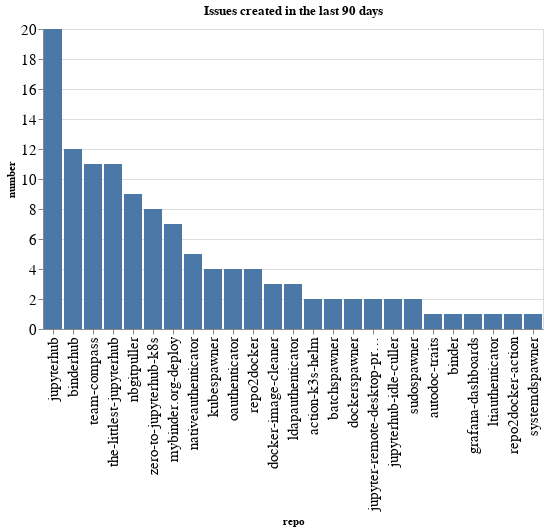

Notebook cell for this chart:
### Code cell
created_counts = created.groupby(['org', 'repo']).count()['number'].reset_index()
created_counts['org/repo'] = created_counts.apply(lambda a: a['org'] + '/' + a['repo'], axis=1)
sorted_vals = created_counts.sort_values(['org', 'number'], ascending=False)['repo'].values
alt.Chart(data=created_counts, title=f"Issues created in the last {n_days} days").mark_bar().encode(
    x=alt.X('repo', sort=alt.Sort(sorted_vals.tolist())),
    y='number',
)

### Figure 1 — Vega-Lite specification as saved in the notebook (floating-point values rounded to 4 significant figures)
{"config": {"axisLeft": {"labelFontSize": 15}, "axisBottom": {"labelFontSize": 15}}, "data": {"name": "data-bd1ca6d0eb34ce9bd183a7448a3ef01e"}, "mark": "bar", "encoding": {"x": {"type": "nominal", "field": "repo", "sort": ["jupyterhub", "binderhub", "team-compass", "the-littlest-jupyterhub", "nbgitpuller", "zero-to-jupyterhub-k8s", "mybinder.org-deploy", "nativeauthenticator", "kubespawner", "oauthenticator", "repo2docker", "docker-image-cleaner", "ldapauthenticator", "action-k3s-helm", "batchspawner", "dockerspawner", "jupyter-remote-desktop-proxy", "jupyterhub-idle-culler", "sudospawner", "autodoc-traits", "binder", "grafana-dashboards", "ltiauthenticator", "repo2docker-action", "systemdspawner"]}, "y": {"type": "quantitative", "field": "number"}}, "title": "Issues created in the last 90 days", "$schema": "https://vega.github.io/schema/vega-lite/v4.8.1.json", "datasets": {"data-bd1ca6d0eb34ce9bd183a7448a3ef01e": [{"org": "jupyterhub", "repo": "action-k3s-helm", "number": 2, "org/repo": "jupyterhub/action-k3s-helm"}, {"org": "jupyterhub", "repo": "autodoc-traits", "number": 1, "org/repo": "jupyterhub/autodoc-traits"}, {"org": "jupyterhub", "repo": "batchspawner", "number": 2, "org/repo": "jupyterhub/batchspawner"}, {"org": "jupyterhub", "repo": "binder", "number": 1, "org/repo": "jupyterhub/binder"}, {"org": "jupyterhub", "repo": "binderhub", "number": 12, "org/repo": "jupyterhub/binderhub"}, {"org": "jupyterhub", "repo": "docker-image-cleaner", "number": 3, "org/repo": "jupyterhub/docker-image-cleaner"}, {"org": "jupyterhub", "repo": "dockerspawner", "number": 2, "org/repo": "jupyterhub/dockerspawner"}, {"org": "jupyterhub", "repo": "grafana-dashboards", "number": 1, "org/repo": "jupyterhub/grafana-dashboards"}, {"org": "jupyterhub", "repo": "jupyter-remote-desktop-proxy", "number": 2, "org/repo": "jupyterhub/jupyter-remote-desktop-proxy"}, {"org": "jupyterhub", "repo": "jupyterhub", "number": 20, "org/repo": "jupyterhub/jupyterhub"}, {"org": "jupyterhub", "repo": "jupyterhub-idle-culler", "number": 2, "org/repo": "jupyterhub/jupyterhub-idle-culler"}, {"org": "jupyterhub", "repo": "kubespawner", "number": 4, "org/repo": "jupyterhub/kubespawner"}, {"org": "jupyterhub", "repo": "ldapauthenticator", "number": 3, "org/repo": "jupyterhub/ldapauthenticator"}, {"org": "jupyterhub", "repo": "ltiauthenticator", "number": 1, "org/repo": "jupyterhub/ltiauthenticator"}, {"org": "jupyterhub", "repo": "mybinder.org-deploy", "number": 7, "org/repo": "jupyterhub/mybinder.org-deploy"}, {"org": "jupyterhub", "repo": "nativeauthenticator", "number": 5, "org/repo": "jupyterhub/nativeauthenticator"}, {"org": "jupyterhub", "repo": "nbgitpuller", "number": 9, "org/repo": "jupyterhub/nbgitpuller"}, {"org": "jupyterhub", "repo": "oauthenticator", "number": 4, "org/repo": "jupyterhub/oauthenticator"}, {"org": "jupyterhub", "repo": "repo2docker", "number": 4, "org/repo": "jupyterhub/repo2docker"}, {"org": "jupyterhub", "repo": "repo2docker-action", "number": 1, "org/repo": "jupyterhub/repo2docker-action"}, {"org": "jupyterhub", "repo": "sudospawner", "number": 2, "org/repo": "jupyterhub/sudospawner"}, {"org": "jupyterhub", "repo": "systemdspawner", "number": 1, "org/repo": "jupyterhub/systemdspawner"}, {"org": "jupyterhub", "repo": "team-compass", "number": 11, "org/repo": "jupyterhub/team-compass"}, {"org": "jupyterhub", "repo": "the-littlest-jupyterhub", "number": 11, "org/repo": "jupyterhub/the-littlest-jupyterhub"}, {"org": "jupyterhub", "repo": "zero-to-jupyterhub-k8s", "number": 8, "org/repo": "jupyterhub/zero-to-jupyterhub-k8s"}]}}
